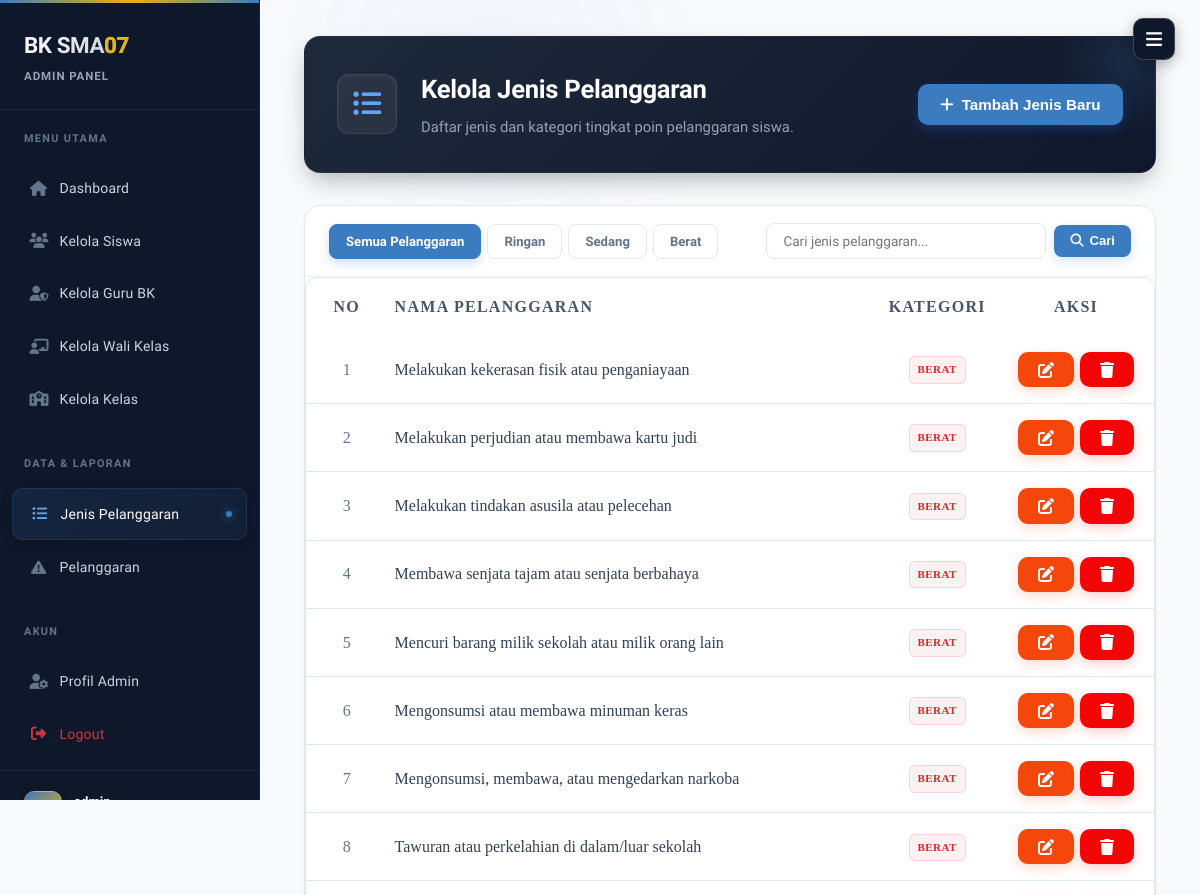
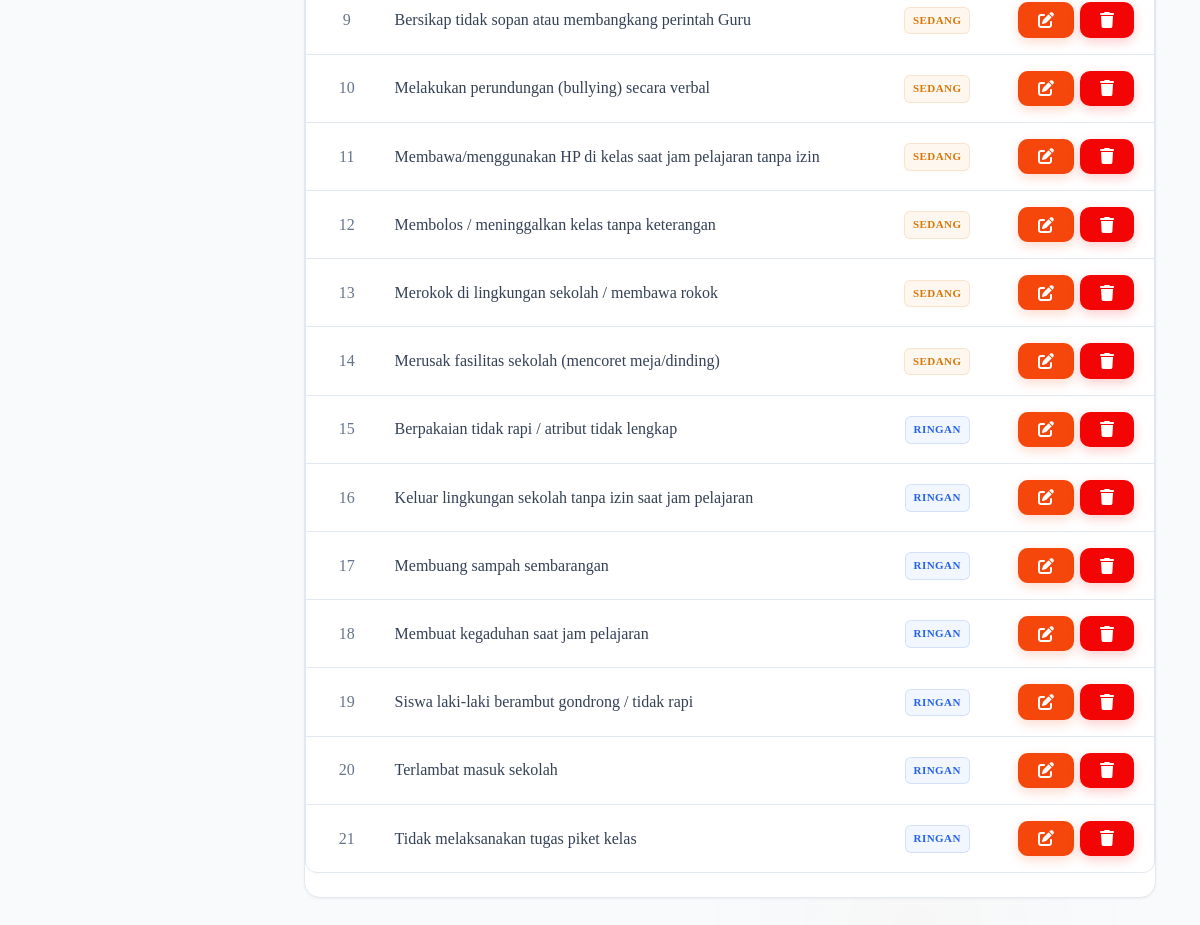
Page /admin/kelola_jenis_pelanggaran.php (signed in) on the committed database (2 pictures, top to bottom).
### tables this page shows
CREATE TABLE IF NOT EXISTS jenis_pelanggaran (
    id               INT           NOT NULL AUTO_INCREMENT,
    nama_pelanggaran VARCHAR(255)  NOT NULL,
    kategori         ENUM('Ringan', 'Sedang', 'Berat') NOT NULL,

    PRIMARY KEY (id)
);

### admin/kelola_jenis_pelanggaran.php (the view, shortened to what this page needs)
<?php
require_once '../config/koneksi.php';
$current_kategori = $_GET['kategori_filter'] ?? 'semua';
$search_query = $_GET['search'] ?? '';
$where_clauses = [];
$where_clause = count($where_clauses) > 0 ? "WHERE " . implode(" AND ", $where_clauses) : "";
$query_jenis = mysqli_query($koneksi, "SELECT * FROM jenis_pelanggaran $where_clause ORDER BY kategori DESC, nama_pelanggaran ASC");
?>
<!DOCTYPE html>
<html lang="id">
<head>
    <link rel="stylesheet" href="../assets/css/admin.css?v=<?php echo time(); ?>">
    <link rel="stylesheet" href="https://cdnjs.cloudflare.com/ajax/libs/font-awesome/6.4.0/css/all.min.css">
</head>
<body>
    <button class="mobile-toggle" id="mobile-toggle" aria-label="Toggle Menu"><i class="fas fa-bars"></i></button>
    <div class="sidebar">
        <div class="sidebar-header">
            <h3>BK SMA<span>07</span></h3>
            <p>Admin Panel</p>
        </div>
        <div class="sidebar-label">Menu Utama</div>
        <ul class="sidebar-menu">
            <li><a href="index.php"><i class="fas fa-home"></i> Dashboard</a></li>
            <li><a href="kelola_siswa.php"><i class="fas fa-users"></i> Kelola Siswa</a></li>
            <li><a href="kelola_guru_bk.php"><i class="fas fa-user-shield"></i> Kelola Guru BK</a></li>
            <li><a href="kelola_guru.php"><i class="fas fa-chalkboard-teacher"></i> Kelola Wali Kelas</a></li>
            <li><a href="kelola_kelas.php"><i class="fas fa-school"></i> Kelola Kelas</a></li>
        </ul>
        <div class="sidebar-label">Data & Laporan</div>
        <ul class="sidebar-menu">
            <li><a href="kelola_jenis_pelanggaran.php" class="active"><i class="fas fa-list-ul"></i> Jenis Pelanggaran</a></li>
            <li><a href="pelanggaran.php"><i class="fas fa-exclamation-triangle"></i> Pelanggaran</a></li>
        </ul>
        <div class="sidebar-label">Akun</div>
        <ul class="sidebar-menu">
            <li><a href="profil.php"><i class="fas fa-user-cog"></i> Profil Admin</a></li>
            <li><a href="../logout.php"><i class="fas fa-sign-out-alt"></i> Logout</a></li>
        </ul>
        <div class="sidebar-footer">
            <div class="avatar">
            </div>
            <div>
                <div class="user-name"><?php echo $_SESSION['username']; ?></div>
            </div>
        </div>
    </div>
    <div class="main-content">
        <div class="header" style="background: linear-gradient(135deg, #1e293b 0%, #0f172a 100%); padding: 2rem; border-radius: 16px; margin-bottom: 2rem; color: white; display: flex; align-items: center; justify-content: space-between; flex-wrap: wrap; gap: 1rem; box-shadow: 0 10px 25px -5px rgba(0, 0, 0, 0.3); border: 1px solid rgba(255,255,255,0.05); position: relative; overflow: hidden;">
            <div style="display: flex; align-items: center; gap: 1.5rem; position: relative; z-index: 1;">
                <div style="background: rgba(255,255,255,0.06); width: 60px; height: 60px; border-radius: 12px; display: flex; align-items: center; justify-content: center; border: 1px solid rgba(255,255,255,0.1); box-shadow: inset 0 2px 4px rgba(255,255,255,0.05);">
                    <i class="fas fa-list-ul" style="font-size: 1.8rem; color: #60a5fa;"></i>
                </div>
                <div>
                    <h1 style="margin: 0 0 6px 0; font-size: 1.6rem; font-weight: 800; color: white; letter-spacing: -0.01em;">Kelola Jenis Pelanggaran</h1>
                    <p style="margin: 0; color: #94a3b8; font-size: 0.925rem;">Daftar jenis dan kategori tingkat poin pelanggaran siswa.</p>
                </div>
            </div>
            <button class="btn-tambah-utama" onclick="openModal('modalTambah')" id="btnTambahJenis" style="position: relative; z-index: 1;">
                <i class="fas fa-plus"></i> Tambah Jenis Baru
            </button>
        </div>
        <div class="data-card">
            <div style="display: flex; flex-wrap: wrap; justify-content: space-between; align-items: center; gap: 12px; padding: 1.1rem 1.5rem; border-bottom: 1px solid #f1f5f9;">
                <div style="display: flex; gap: 6px; flex-wrap: wrap;">
                    <?php
                    $tabs = [
                        'semua'  => ['label' => 'Semua Pelanggaran', 'active_bg' => 'var(--primary)', 'shadow' => 'rgba(59,123,191,0.25)'],
                        'Ringan' => ['label' => 'Ringan',            'active_bg' => '#10b981',        'shadow' => 'rgba(16,185,129,0.25)'],
                        'Sedang' => ['label' => 'Sedang',            'active_bg' => '#f59e0b',        'shadow' => 'rgba(245,158,11,0.25)'],
                        'Berat'  => ['label' => 'Berat',             'active_bg' => '#ef4444',        'shadow' => 'rgba(239,68,68,0.25)'],
                    ];
                    foreach ($tabs as $key => $tab):
                        $is_active = $current_kategori === $key;
                        $style = $is_active
                            ? "background:{$tab['active_bg']}; color:#fff; border:1px solid {$tab['active_bg']}; box-shadow: 0 4px 10px {$tab['shadow']};"
                            : 'background:#fff; color:#64748b; border:1px solid #e2e8f0;';
                    ?>
                    <a href="?kategori_filter=<?php echo $key; ?>&search=<?php echo urlencode($search_query); ?>"
                       style="<?php echo $style; ?> padding:6px 16px; border-radius:8px; font-weight:600; font-size:0.82rem; text-decoration:none; transition:all 0.2s;">
                        <?php echo $tab['label']; ?>
                    </a>
                    <?php endforeach; ?>
                </div>
                <form method="GET" action="" style="display: flex; gap: 8px; align-items: center; margin: 0;">
                    <input type="text" name="search" placeholder="Cari jenis pelanggaran..."
                           value="<?php echo htmlspecialchars($search_query); ?>"
                           style="padding: 0.55rem 1rem; border: 1px solid #e2e8f0; border-radius: 8px; font-size: 0.85rem; width: 280px; outline: none; font-family: inherit; color: #0f172a;">
                    <button type="submit" class="btn btn-primary"
                            style="padding: 0.55rem 1rem; border: none; border-radius: 8px;">
                        <i class="fas fa-search"></i> Cari
                    </button>
                </form>
            </div>
            <div class="table-responsive">
                <table>
                    <thead>
                        <tr>
                            <th style="width: 75px; text-align: center;">No</th>
                            <th>Nama Pelanggaran</th>
                            <th style="text-align: center;">Kategori</th>
                            <th style="width: 140px; text-align: center;">Aksi</th>
                        </tr>
                    </thead>
                    <tbody>
                        <?php
                        $no = 1;
                        if (mysqli_num_rows($query_jenis) > 0) {
                            while ($row = mysqli_fetch_assoc($query_jenis)):
                        ?>
                        <tr>
                            <td style="text-align: center; color: #64748b; font-weight: 400;"><?php echo $no++; ?></td>
                            <td style="padding-top: 0.85rem; padding-bottom: 0.85rem;">
                                <span style="font-size: 0.875rem; color: #334155; font-weight: 400; line-height: 1.5;"><?php echo htmlspecialchars($row['nama_pelanggaran']); ?></span>
                            </td>
                            <td style="text-align: center;">
                                <?php
                                    $badge_class = 'badge-info';
                                    if($row['kategori'] == 'Sedang') $badge_class = 'badge-warning';
                                    if($row['kategori'] == 'Berat') $badge_class = 'badge-danger';
                                ?>
                                <span class="badge <?php echo $badge_class; ?>"><?php echo htmlspecialchars($row['kategori']); ?></span>
                            </td>
                            <td style="text-align: center; white-space: nowrap;">
                                <div style="display: flex; gap: 6px; justify-content: center;">
                                    <button class="btn btn-warning btn-sm btn-icon" onclick='editJenis(<?php echo htmlspecialchars(json_encode($row), ENT_QUOTES, "UTF-8"); ?>)' title="Edit Jenis Pelanggaran">
                                        <i class="fas fa-edit"></i>
                                    </button>
                                    <a href="?hapus=<?php echo $row['id']; ?>" class="btn btn-danger btn-sm btn-icon" onclick="return confirm('Apakah Anda yakin ingin menghapus Jenis Pelanggaran ini?')" title="Hapus Jenis Pelanggaran">
                                        <i class="fas fa-trash"></i>
                                    </a>
                                </div>
                            </td>
                        </tr>
                        <?php
                            endwhile;
                        } else {
                            echo "<tr><td colspan='4' style='text-align:center; padding:2rem; color:#94a3b8;'>Data jenis pelanggaran tidak ditemukan.</td></tr>";
                        }
                        ?>
                    </tbody>
                </table>
            </div>
        </div>
    </div>
</body>
</html>

### rows in the picture
jenis_pelanggaran: nama_pelanggaran "Melakukan kekerasan fisik atau penganiayaan", kategori "BERAT"
jenis_pelanggaran: nama_pelanggaran "Melakukan perjudian atau membawa kartu judi", kategori "BERAT"
jenis_pelanggaran: nama_pelanggaran "Melakukan tindakan asusila atau pelecehan", kategori "BERAT"
jenis_pelanggaran: nama_pelanggaran "Membawa senjata tajam atau senjata berbahaya", kategori "BERAT"
jenis_pelanggaran: nama_pelanggaran "Mencuri barang milik sekolah atau milik orang lain", kategori "BERAT"
jenis_pelanggaran: nama_pelanggaran "Mengonsumsi atau membawa minuman keras", kategori "BERAT"
jenis_pelanggaran: nama_pelanggaran "Mengonsumsi, membawa, atau mengedarkan narkoba", kategori "BERAT"
jenis_pelanggaran: nama_pelanggaran "Tawuran atau perkelahian di dalam/luar sekolah", kategori "BERAT"
jenis_pelanggaran: nama_pelanggaran "Bersikap tidak sopan atau membangkang perintah Guru", kategori "SEDANG"
jenis_pelanggaran: nama_pelanggaran "Melakukan perundungan (bullying) secara verbal", kategori "SEDANG"
jenis_pelanggaran: nama_pelanggaran "Membawa/menggunakan HP di kelas saat jam pelajaran tanpa izin", kategori "SEDANG"
jenis_pelanggaran: nama_pelanggaran "Membolos / meninggalkan kelas tanpa keterangan", kategori "SEDANG"
jenis_pelanggaran: nama_pelanggaran "Merokok di lingkungan sekolah / membawa rokok", kategori "SEDANG"
jenis_pelanggaran: nama_pelanggaran "Merusak fasilitas sekolah (mencoret meja/dinding)", kategori "SEDANG"
jenis_pelanggaran: nama_pelanggaran "Berpakaian tidak rapi / atribut tidak lengkap", kategori "RINGAN"
jenis_pelanggaran: nama_pelanggaran "Keluar lingkungan sekolah tanpa izin saat jam pelajaran", kategori "RINGAN"
jenis_pelanggaran: nama_pelanggaran "Membuang sampah sembarangan", kategori "RINGAN"
jenis_pelanggaran: nama_pelanggaran "Membuat kegaduhan saat jam pelajaran", kategori "RINGAN"
jenis_pelanggaran: nama_pelanggaran "Siswa laki-laki berambut gondrong / tidak rapi", kategori "RINGAN"
jenis_pelanggaran: nama_pelanggaran "Terlambat masuk sekolah", kategori "RINGAN"
jenis_pelanggaran: nama_pelanggaran "Tidak melaksanakan tugas piket kelas", kategori "RINGAN"

### other values in the picture
$tab['label'] "Semua Pelanggaran"
$tab['label'] "Ringan"
$tab['label'] "Sedang"
$tab['label'] "Berat"
